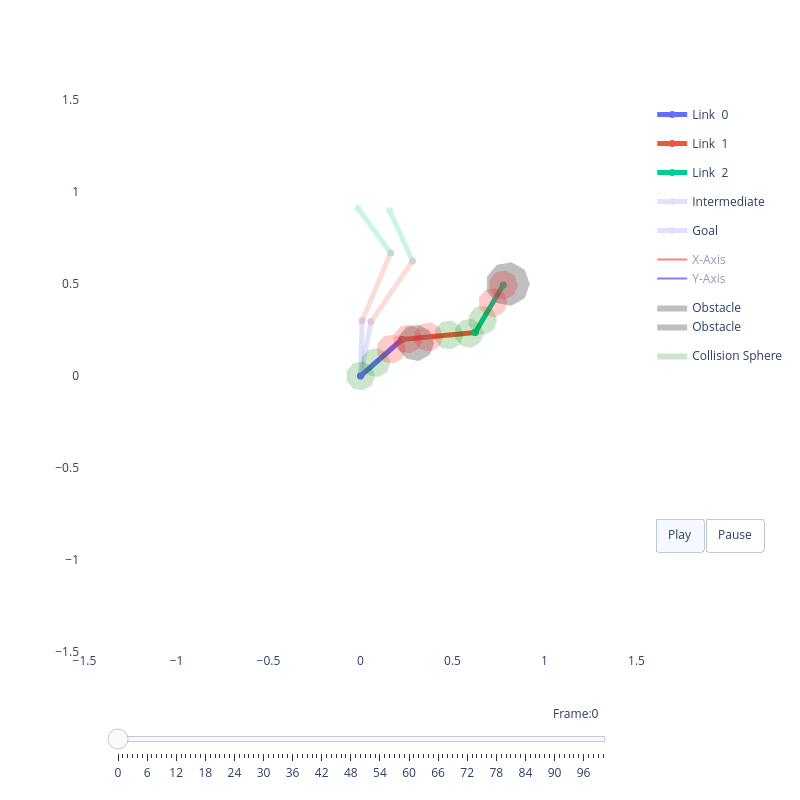

The cell this chart's notebook holds for it:
### Code cell
# ---- Single-config gradient descent: escape from obstacle ----
linklengths = [0.3, 0.4, 0.3]
robot = RobotInfo.from_linklengths(linklengths, sphere_rad=0.08)
obstacles  = Obstacles(x=np.array([0.8, 0.3]), y=np.array([0.5, 0.18]), r=np.array([0.12, 0.1]))
sdf_tensor = build_sdf_tensor(obstacles, grid_length=GRID_LENGTH).squeeze(0)  # [1, H, W]



device  = torch.device("cuda" if torch.cuda.is_available() else "cpu")
sdf_dev = sdf_tensor.to(device)
q_min_t = torch.tensor([-np.pi, -np.pi, -np.pi], device=device)
q_max_t = torch.tensor([ np.pi,  np.pi,  np.pi], device=device)

q = torch.tensor([0.23 * np.pi, -0.2 * np.pi, 0.3 * np.pi], device=device).requires_grad_(True)
opt = torch.optim.SGD([q], lr=0.002)

trajectory = [q.detach().cpu().numpy().copy()]
it, loss_val = 0, 1000.0

while loss_val > 0.01 and it < 100:
    opt.zero_grad()
    q_step  = q.unsqueeze(0)
    spheres = get_world_spheres_torch(q_step, robot)
    dists   = query_sdf_differentiable(sdf_dev, spheres.view(-1, 2), GRID_LENGTH)
    loss    = (compute_collision_cost(dists, eps=0.1, weight=20.0)
               + compute_joint_limits_cost(q_step, q_min_t, q_max_t))
    loss.backward()
    opt.step()
    with torch.no_grad():
        q[:] = torch.clamp(q, -np.pi, np.pi)
    trajectory.append(q.detach().cpu().numpy().copy())
    loss_val = loss.item()
    it += 1
    if it % 10 == 0:
        print(f"iter {it:3d}  loss={loss_val:.4f}  q={np.round(q.detach().cpu().numpy(), 3)}")

viz = RobotViewer(np.stack(trajectory), robot, obstacles=obstacles, animate=True)
viz.plot()

# Verwendung:
# viz = RobotViewer(np.stack(trajectory), robot, obstacles=obstacles, animate=True)
# viz.plot()
save_viewer_as_gif(viz, "resources/trajectory.gif", duration_ms=12)

### Figure 1 — Plotly figure (JSON) as saved in the notebook; plotly's stock layout.template omitted (floating-point values rounded to 4 significant figures)
{"data": [{"legendgroup": "Joints over time", "line": {"color": "#636EFA", "width": 1}, "mode": "lines", "name": "Joints over time", "opacity": 0.25, "showlegend": true, "type": "scatter", "x": [], "y": []}, {"fill": "toself", "legendgroup": "Joints over time (Fill)", "line": {"color": "#636EFA", "width": 0}, "mode": "lines", "name": "Joints over time (Fill)", "opacity": 0.2, "showlegend": true, "type": "scatter", "x": [], "y": []}, {"legendgroup": "Joints over time", "line": {"color": "#EF553B", "width": 1}, "mode": "lines", "name": "Joints over time", "opacity": 0.25, "showlegend": false, "type": "scatter", "x": [], "y": []}, {"fill": "toself", "legendgroup": "Joints over time (Fill)", "line": {"color": "#EF553B", "width": 0}, "mode": "lines", "name": "Joints over time (Fill)", "opacity": 0.2, "showlegend": false, "type": "scatter", "x": [], "y": []}, {"legendgroup": "Joints over time", "line": {"color": "#00CC96", "width": 1}, "mode": "lines", "name": "Joints over time", "opacity": 0.25, "showlegend": false, "type": "scatter", "x": [], "y": []}, {"fill": "toself", "legendgroup": "Joints over time (Fill)", "line": {"color": "#00CC96", "width": 0}, "mode": "lines", "name": "Joints over time (Fill)", "opacity": 0.2, "showlegend": false, "type": "scatter", "x": [], "y": []}, {"legendgroup": "Joints over time", "line": {"color": "#00CC96", "width": 1}, "mode": "lines", "name": "Joints over time", "opacity": 0.25, "showlegend": false, "type": "scatter", "x": [], "y": []}, {"line": {"color": "#636EFA", "width": 5}, "marker": {"color": "#636EFA", "size": 7}, "mode": "lines+markers", "name": "Link  0", "type": "scatter", "x": [0, 0.225], "y": [0, 0.1984]}, {"line": {"color": "#EF553B", "width": 5}, "marker": {"color": "#EF553B", "size": 7}, "mode": "lines+markers", "name": "Link  1", "type": "scatter", "x": [0.225, 0.6233], "y": [0.1984, 0.236]}, {"line": {"color": "#00CC96", "width": 5}, "marker": {"color": "#00CC96", "size": 7}, "mode": "lines+markers", "name": "Link  2", "type": "scatter", "x": [0.6233, 0.776], "y": [0.236, 0.4943]}, {"legendgroup": "Intermediate", "line": {"color": "#636EFA", "width": 5}, "marker": {"color": "#636EFA", "size": 7}, "mode": "lines+markers", "name": "Intermediate", "opacity": 0.2, "showlegend": true, "type": "scatter", "x": [0, 0.05712], "y": [0, 0.2945]}, {"legendgroup": "Intermediate", "line": {"color": "#EF553B", "width": 5}, "marker": {"color": "#EF553B", "size": 7}, "mode": "lines+markers", "name": "Intermediate", "opacity": 0.2, "showlegend": false, "type": "scatter", "x": [0.05712, 0.2827], "y": [0.2945, 0.6249]}, {"legendgroup": "Intermediate", "line": {"color": "#00CC96", "width": 5}, "marker": {"color": "#00CC96", "size": 7}, "mode": "lines+markers", "name": "Intermediate", "opacity": 0.2, "showlegend": false, "type": "scatter", "x": [0.2827, 0.159], "y": [0.6249, 0.8982]}, {"legendgroup": "Goal", "line": {"color": "#636EFA", "width": 5}, "marker": {"color": "#636EFA", "size": 7}, "mode": "lines+markers", "name": "Goal", "opacity": 0.2, "showlegend": true, "type": "scatter", "x": [0, 0.008795], "y": [0, 0.2999]}, {"legendgroup": "Goal", "line": {"color": "#EF553B", "width": 5}, "marker": {"color": "#EF553B", "size": 7}, "mode": "lines+markers", "name": "Goal", "opacity": 0.2, "showlegend": false, "type": "scatter", "x": [0.008795, 0.164], "y": [0.2999, 0.6685]}, {"legendgroup": "Goal", "line": {"color": "#00CC96", "width": 5}, "marker": {"color": "#00CC96", "size": 7}, "mode": "lines+markers", "name": "Goal", "opacity": 0.2, "showlegend": false, "type": "scatter", "x": [0.164, -0.01288], "y": [0.6685, 0.9109]}, {"legendgroup": "frame", "line": {"color": "red"}, "mode": "lines", "name": "X-Axis", "showlegend": true, "type": "scatter", "visible": "legendonly", "x": [0, 0.07501], "y": [0, 0.06613]}, {"legendgroup": "frame", "line": {"color": "blue"}, "mode": "lines", "name": "Y-Axis", "showlegend": true, "type": "scatter", "visible": "legendonly", "x": [0, -0.06613], "y": [0, 0.07501]}, {"legendgroup": "frame", "line": {"color": "red"}, "mode": "lines", "name": "X-Axis", "showlegend": false, "type": "scatter", "visible": "legendonly", "x": [0.225, 0.3246], "y": [0.1984, 0.2078]}, {"legendgroup": "frame", "line": {"color": "blue"}, "mode": "lines", "name": "Y-Axis", "showlegend": false, "type": "scatter", "visible": "legendonly", "x": [0.225, 0.2156], "y": [0.1984, 0.2979]}, {"legendgroup": "frame", "line": {"color": "red"}, "mode": "lines", "name": "X-Axis", "showlegend": false, "type": "scatter", "visible": "legendonly", "x": [0.6233, 0.6742], "y": [0.236, 0.3221]}, {"legendgroup": "frame", "line": {"color": "blue"}, "mode": "lines", "name": "Y-Axis", "showlegend": false, "type": "scatter", "visible": "legendonly", "x": [0.6233, 0.5372], "y": [0.236, 0.2869]}, {"legendgroup": "frame", "line": {"color": "red"}, "mode": "lines", "name": "X-Axis", "showlegend": false, "type": "scatter", "visible": "legendonly", "x": [0.776, 0.8269], "y": [0.4943, 0.5803]}, {"legendgroup": "frame", "line": {"color": "blue"}, "mode": "lines", "name": "Y-Axis", "showlegend": false, "type": "scatter", "visible": "legendonly", "x": [0.776, 0.6899], "y": [0.4943, 0.5452]}, {"fill": "toself", "fillcolor": "gray", "legendgroup": "obstacle", "line": {"width": 0}, "mode": "lines", "name": "Obstacle", "opacity": 0.5, "type": "scatter", "x": [0.92, 0.8919, 0.8208, 0.74, 0.6872, 0.6872, 0.74, 0.8208, 0.8919, 0.92], "y": [0.5, 0.5771, 0.6182, 0.6039, 0.541, 0.459, 0.3961, 0.3818, 0.4229, 0.5]}, {"fill": "toself", "fillcolor": "gray", "legendgroup": "obstacle", "line": {"width": 0}, "mode": "lines", "name": "Obstacle", "opacity": 0.5, "type": "scatter", "x": [0.4, 0.3766, 0.3174, 0.25, 0.206, 0.206, 0.25, 0.3174, 0.3766, 0.4], "y": [0.18, 0.2443, 0.2785, 0.2666, 0.2142, 0.1458, 0.0934, 0.08152, 0.1157, 0.18]}, {"fill": "toself", "fillcolor": "green", "legendgroup": "sphere", "line": {"width": 0}, "mode": "lines", "name": "Collision Sphere", "opacity": 0.2, "showlegend": true, "type": "scatter", "visible": true, "x": [0.08, 0.06128, 0.01389, -0.04, -0.07518, -0.07518, -0.04, 0.01389, 0.06128, 0.08], "y": [0.0, 0.05142, 0.07878, 0.06928, 0.02736, -0.02736, -0.06928, -0.07878, -0.05142, -1.959e-17]}, {"fill": "toself", "fillcolor": "green", "legendgroup": "sphere", "line": {"width": 0}, "mode": "lines", "name": "Collision Sphere", "opacity": 0.2, "showlegend": false, "type": "scatter", "visible": true, "x": [0.1633, 0.1446, 0.09724, 0.04335, 0.00817, 0.00817, 0.04335, 0.09724, 0.1446, 0.1633], "y": [0.07348, 0.1249, 0.1523, 0.1428, 0.1008, 0.04612, 0.004197, -0.005306, 0.02206, 0.07348]}, {"fill": "toself", "fillcolor": "red", "legendgroup": "sphere", "line": {"width": 0}, "mode": "lines", "name": "Collision Sphere", "opacity": 0.2, "showlegend": false, "type": "scatter", "visible": true, "x": [0.2467, 0.228, 0.1806, 0.1267, 0.09152, 0.09152, 0.1267, 0.1806, 0.228, 0.2467], "y": [0.147, 0.1984, 0.2257, 0.2162, 0.1743, 0.1196, 0.07768, 0.06817, 0.09554, 0.147]}, {"fill": "toself", "fillcolor": "red", "legendgroup": "sphere", "line": {"width": 0}, "mode": "lines", "name": "Collision Sphere", "opacity": 0.2, "showlegend": false, "type": "scatter", "visible": true, "x": [0.3382, 0.3195, 0.2721, 0.2182, 0.183, 0.183, 0.2182, 0.2721, 0.3195, 0.3382], "y": [0.2015, 0.253, 0.2803, 0.2708, 0.2289, 0.1742, 0.1322, 0.1227, 0.1501, 0.2015]}, {"fill": "toself", "fillcolor": "red", "legendgroup": "sphere", "line": {"width": 0}, "mode": "lines", "name": "Collision Sphere", "opacity": 0.2, "showlegend": false, "type": "scatter", "visible": true, "x": [0.4488, 0.4301, 0.3827, 0.3288, 0.2937, 0.2937, 0.3288, 0.3827, 0.4301, 0.4488], "y": [0.212, 0.2634, 0.2908, 0.2813, 0.2393, 0.1846, 0.1427, 0.1332, 0.1606, 0.212]}, {"fill": "toself", "fillcolor": "green", "legendgroup": "sphere", "line": {"width": 0}, "mode": "lines", "name": "Collision Sphere", "opacity": 0.2, "showlegend": false, "type": "scatter", "visible": true, "x": [0.5595, 0.5407, 0.4933, 0.4395, 0.4043, 0.4043, 0.4395, 0.4933, 0.5407, 0.5595], "y": [0.2224, 0.2739, 0.3012, 0.2917, 0.2498, 0.1951, 0.1532, 0.1437, 0.171, 0.2224]}, {"fill": "toself", "fillcolor": "green", "legendgroup": "sphere", "line": {"width": 0}, "mode": "lines", "name": "Collision Sphere", "opacity": 0.2, "showlegend": false, "type": "scatter", "visible": true, "x": [0.6701, 0.6514, 0.604, 0.5501, 0.5149, 0.5149, 0.5501, 0.604, 0.6514, 0.6701], "y": [0.2329, 0.2843, 0.3117, 0.3022, 0.2603, 0.2055, 0.1636, 0.1541, 0.1815, 0.2329]}, {"fill": "toself", "fillcolor": "green", "legendgroup": "sphere", "line": {"width": 0}, "mode": "lines", "name": "Collision Sphere", "opacity": 0.2, "showlegend": false, "type": "scatter", "visible": true, "x": [0.7429, 0.7241, 0.6767, 0.6229, 0.5877, 0.5877, 0.6229, 0.6767, 0.7241, 0.7429], "y": [0.303, 0.3544, 0.3818, 0.3723, 0.3303, 0.2756, 0.2337, 0.2242, 0.2516, 0.303]}, {"fill": "toself", "fillcolor": "red", "legendgroup": "sphere", "line": {"width": 0}, "mode": "lines", "name": "Collision Sphere", "opacity": 0.2, "showlegend": false, "type": "scatter", "visible": true, "x": [0.7994, 0.7807, 0.7333, 0.6794, 0.6442, 0.6442, 0.6794, 0.7333, 0.7807, 0.7994], "y": [0.3986, 0.45, 0.4774, 0.4679, 0.426, 0.3713, 0.3293, 0.3198, 0.3472, 0.3986]}, {"fill": "toself", "fillcolor": "red", "legendgroup": "sphere", "line": {"width": 0}, "mode": "lines", "name": "Collision Sphere", "opacity": 0.2, "showlegend": false, "type": "scatter", "visible": true, "x": [0.856, 0.8373, 0.7899, 0.736, 0.7008, 0.7008, 0.736, 0.7899, 0.8373, 0.856], "y": [0.4943, 0.5457, 0.573, 0.5635, 0.5216, 0.4669, 0.425, 0.4155, 0.4428, 0.4943]}], "layout": {"height": 800, "paper_bgcolor": "white", "plot_bgcolor": "white", "showlegend": true, "sliders": [{"currentvalue": {"prefix": "Frame:", "visible": true, "xanchor": "right"}, "len": 0.9, "pad": {"b": 10, "t": 50}, "steps": [{"args": [["0"], {"frame": {"duration": 100, "redraw": true}, "mode": "immediate", "transition": {"duration": 0}}], "label": "0", "method": "animate"}, {"args": [["1"], {"frame": {"duration": 100, "redraw": true}, "mode": "immediate", "transition": {"duration": 0}}], "label": "1", "method": "animate"}, {"args": [["2"], {"frame": {"duration": 100, "redraw": true}, "mode": "immediate", "transition": {"duration": 0}}], "label": "2", "method": "animate"}, {"args": [["3"], {"frame": {"duration": 100, "redraw": true}, "mode": "immediate", "transition": {"duration": 0}}], "label": "3", "method": "animate"}, {"args": [["4"], {"frame": {"duration": 100, "redraw": true}, "mode": "immediate", "transition": {"duration": 0}}], "label": "4", "method": "animate"}, {"args": [["5"], {"frame": {"duration": 100, "redraw": true}, "mode": "immediate", "transition": {"duration": 0}}], "label": "5", "method": "animate"}, {"args": [["6"], {"frame": {"duration": 100, "redraw": true}, "mode": "immediate", "transition": {"duration": 0}}], "label": "6", "method": "animate"}, {"args": [["7"], {"frame": {"duration": 100, "redraw": true}, "mode": "immediate", "transition": {"duration": 0}}], "label": "7", "method": "animate"}, {"args": [["8"], {"frame": {"duration": 100, "redraw": true}, "mode": "immediate", "transition": {"duration": 0}}], "label": "8", "method": "animate"}, {"args": [["9"], {"frame": {"duration": 100, "redraw": true}, "mode": "immediate", "transition": {"duration": 0}}], "label": "9", "method": "animate"}, {"args": [["10"], {"frame": {"duration": 100, "redraw": true}, "mode": "immediate", "transition": {"duration": 0}}], "label": "10", "method": "animate"}, {"args": [["11"], {"frame": {"duration": 100, "redraw": true}, "mode": "immediate", "transition": {"duration": 0}}], "label": "11", "method": "animate"}, {"args": [["12"], {"frame": {"duration": 100, "redraw": true}, "mode": "immediate", "transition": {"duration": 0}}], "label": "12", "method": "animate"}, {"args": [["13"], {"frame": {"duration": 100, "redraw": true}, "mode": "immediate", "transition": {"duration": 0}}], "label": "13", "method": "animate"}, {"args": [["14"], {"frame": {"duration": 100, "redraw": true}, "mode": "immediate", "transition": {"duration": 0}}], "label": "14", "method": "animate"}, {"args": [["15"], {"frame": {"duration": 100, "redraw": true}, "mode": "immediate", "transition": {"duration": 0}}], "label": "15", "method": "animate"}, {"args": [["16"], {"frame": {"duration": 100, "redraw": true}, "mode": "immediate", "transition": {"duration": 0}}], "label": "16", "method": "animate"}, {"args": [["17"], {"frame": {"duration": 100, "redraw": true}, "mode": "immediate", "transition": {"duration": 0}}], "label": "17", "method": "animate"}, {"args": [["18"], {"frame": {"duration": 100, "redraw": true}, "mode": "immediate", "transition": {"duration": 0}}], "label": "18", "method": "animate"}, {"args": [["19"], {"frame": {"duration": 100, "redraw": true}, "mode": "immediate", "transition": {"duration": 0}}], "label": "19", "method": "animate"}, {"args": [["20"], {"frame": {"duration": 100, "redraw": true}, "mode": "immediate", "transition": {"duration": 0}}], "label": "20", "method": "animate"}, {"args": [["21"], {"frame": {"duration": 100, "redraw": true}, "mode": "immediate", "transition": {"duration": 0}}], "label": "21", "method": "animate"}, {"args": [["22"], {"frame": {"duration": 100, "redraw": true}, "mode": "immediate", "transition": {"duration": 0}}], "label": "22", "method": "animate"}, {"args": [["23"], {"frame": {"duration": 100, "redraw": true}, "mode": "immediate", "transition": {"duration": 0}}], "label": "23", "method": "animate"}, {"args": [["24"], {"frame": {"duration": 100, "redraw": true}, "mode": "immediate", "transition": {"duration": 0}}], "label": "24", "method": "animate"}, {"args": [["25"], {"frame": {"duration": 100, "redraw": true}, "mode": "immediate", "transition": {"duration": 0}}], "label": "25", "method": "animate"}, {"args": [["26"], {"frame": {"duration": 100, "redraw": true}, "mode": "immediate", "transition": {"duration": 0}}], "label": "26", "method": "animate"}, {"args": [["27"], {"frame": {"duration": 100, "redraw": true}, "mode": "immediate", "transition": {"duration": 0}}], "label": "27", "method": "animate"}, {"args": [["28"], {"frame": {"duration": 100, "redraw": true}, "mode": "immediate", "transition": {"duration": 0}}], "label": "28", "method": "animate"}, {"args": [["29"], {"frame": {"duration": 100, "redraw": true}, "mode": "immediate", "transition": {"duration": 0}}], "label": "29", "method": "animate"}, {"args": [["30"], {"frame": {"duration": 100, "redraw": true}, "mode": "immediate", "transition": {"duration": 0}}], "label": "30", "method": "animate"}, {"args": [["31"], {"frame": {"duration": 100, "redraw": true}, "mode": "immediate", "transition": {"duration": 0}}], "label": "31", "method": "animate"}, {"args": [["32"], {"frame": {"duration": 100, "redraw": true}, "mode": "immediate", "transition": {"duration": 0}}], "label": "32", "method": "animate"}, {"args": [["33"], {"frame": {"duration": 100, "redraw": true}, "mode": "immediate", "transition": {"duration": 0}}], "label": "33", "method": "animate"}, {"args": [["34"], {"frame": {"duration": 100, "redraw": true}, "mode": "immediate", "transition": {"duration": 0}}], "label": "34", "method": "animate"}, {"args": [["35"], {"frame": {"duration": 100, "redraw": true}, "mode": "immediate", "transition": {"duration": 0}}], "label": "35", "method": "animate"}, {"args": [["36"], {"frame": {"duration": 100, "redraw": true}, "mode": "immediate", "transition": {"duration": 0}}], "label": "36", "method": "animate"}, {"args": [["37"], {"frame": {"duration": 100, "redraw": true}, "mode": "immediate", "transition": {"duration": 0}}], "label": "37", "method": "animate"}, {"args": [["38"], {"frame": {"duration": 100, "redraw": true}, "mode": "immediate", "transition": {"duration": 0}}], "label": "38", "method": "animate"}, {"args": [["39"], {"frame": {"duration": 100, "redraw": true}, "mode": "immediate", "transition": {"duration": 0}}], "label": "39", "method": "animate"}, {"args": [["40"], {"frame": {"duration": 100, "redraw": true}, "mode": "immediate", "transition": {"duration": 0}}], "label": "40", "method": "animate"}, {"args": [["41"], {"frame": {"duration": 100, "redraw": true}, "mode": "immediate", "transition": {"duration": 0}}], "label": "41", "method": "animate"}, {"args": [["42"], {"frame": {"duration": 100, "redraw": true}, "mode": "immediate", "transition": {"duration": 0}}], "label": "42", "method": "animate"}, {"args": [["43"], {"frame": {"duration": 100, "redraw": true}, "mode": "immediate", "transition": {"duration": 0}}], "label": "43", "method": "animate"}, {"args": [["44"], {"frame": {"duration": 100, "redraw": true}, "mode": "immediate", "transition": {"duration": 0}}], "label": "44", "method": "animate"}, {"args": [["45"], {"frame": {"duration": 100, "redraw": true}, "mode": "immediate", "transition": {"duration": 0}}], "label": "45", "method": "animate"}, {"args": [["46"], {"frame": {"duration": 100, "redraw": true}, "mode": "immediate", "transition": {"duration": 0}}], "label": "46", "method": "animate"}, {"args": [["47"], {"frame": {"duration": 100, "redraw": true}, "mode": "immediate", "transition": {"duration": 0}}], "label": "47", "method": "animate"}, {"args": [["48"], {"frame": {"duration": 100, "redraw": true}, "mode": "immediate", "transition": {"duration": 0}}], "label": "48", "method": "animate"}, {"args": [["49"], {"frame": {"duration": 100, "redraw": true}, "mode": "immediate", "transition": {"duration": 0}}], "label": "49", "method": "animate"}, {"args": [["50"], {"frame": {"duration": 100, "redraw": true}, "mode": "immediate", "transition": {"duration": 0}}], "label": "50", "method": "animate"}, {"args": [["51"], {"frame": {"duration": 100, "redraw": true}, "mode": "immediate", "transition": {"duration": 0}}], "label": "51", "method": "animate"}, {"args": [["52"], {"frame": {"duration": 100, "redraw": true}, "mode": "immediate", "transition": {"duration": 0}}], "label": "52", "method": "animate"}, {"args": [["53"], {"frame": {"duration": 100, "redraw": true}, "mode": "immediate", "transition": {"duration": 0}}], "label": "53", "method": "animate"}, {"args": [["54"], {"frame": {"duration": 100, "redraw": true}, "mode": "immediate", "transition": {"duration": 0}}], "label": "54", "method": "animate"}, {"args": [["55"], {"frame": {"duration": 100, "redraw": true}, "mode": "immediate", "transition": {"duration": 0}}], "label": "55", "method": "animate"}, {"args": [["56"], {"frame": {"duration": 100, "redraw": true}, "mode": "immediate", "transition": {"duration": 0}}], "label": "56", "method": "animate"}, {"args": [["57"], {"frame": {"duration": 100, "redraw": true}, "mode": "immediate", "transition": {"duration": 0}}], "label": "57", "method": "animate"}, {"args": [["58"], {"frame": {"duration": 100, "redraw": true}, "mode": "immediate", "transition": {"duration": 0}}], "label": "58", "method": "animate"}, {"args": [["59"], {"frame": {"duration": 100, "redraw": true}, "mode": "immediate", "transition": {"duration": 0}}], "label": "59", "method": "animate"}, {"args": [["60"], {"frame": {"duration": 100, "redraw": true}, "mode": "immediate", "transition": {"duration": 0}}], "label": "60", "method": "animate"}, {"args": [["61"], {"frame": {"duration": 100, "redraw": true}, "mode": "immediate", "transition": {"duration": 0}}], "label": "61", "method": "animate"}, {"args": [["62"], {"frame": {"duration": 100, "redraw": true}, "mode": "immediate", "transition": {"duration": 0}}], "label": "62", "method": "animate"}, {"args": [["63"], {"frame": {"duration": 100, "redraw": true}, "mode": "immediate", "transition": {"duration": 0}}], "label": "63", "method": "animate"}, {"args": [["64"], {"frame": {"duration": 100, "redraw": true}, "mode": "immediate", "transition": {"duration": 0}}], "label": "64", "method": "animate"}, {"args": [["65"], {"frame": {"duration": 100, "redraw": true}, "mode": "immediate", "transition": {"duration": 0}}], "label": "65", "method": "animate"}, {"args": [["66"], {"frame": {"duration": 100, "redraw": true}, "mode": "immediate", "transition": {"duration": 0}}], "label": "66", "method": "animate"}, {"args": [["67"], {"frame": {"duration": 100, "redraw": true}, "mode": "immediate", "transition": {"duration": 0}}], "label": "67", "method": "animate"}, {"args": [["68"], {"frame": {"duration": 100, "redraw": true}, "mode": "immediate", "transition": {"duration": 0}}], "label": "68", "method": "animate"}, {"args": [["69"], {"frame": {"duration": 100, "redraw": true}, "mode": "immediate", "transition": {"duration": 0}}], "label": "69", "method": "animate"}, {"args": [["70"], {"frame": {"duration": 100, "redraw": true}, "mode": "immediate", "transition": {"duration": 0}}], "label": "70", "method": "animate"}, {"args": [["71"], {"frame": {"duration": 100, "redraw": true}, "mode": "immediate", "transition": {"duration": 0}}], "label": "71", "method": "animate"}, {"args": [["72"], {"frame": {"duration": 100, "redraw": true}, "mode": "immediate", "transition": {"duration": 0}}], "label": "72", "method": "animate"}, {"args": [["73"], {"frame": {"duration": 100, "redraw": true}, "mode": "immediate", "transition": {"duration": 0}}], "label": "73", "method": "animate"}, {"args": [["74"], {"frame": {"duration": 100, "redraw": true}, "mode": "immediate", "transition": {"duration": 0}}], "label": "74", "method": "animate"}, {"args": [["75"], {"frame": {"duration": 100, "redraw": true}, "mode": "immediate", "transition": {"duration": 0}}], "label": "75", "method": "animate"}, {"args": [["76"], {"frame": {"duration": 100, "redraw": true}, "mode": "immediate", "transition": {"duration": 0}}], "label": "76", "method": "animate"}, {"args": [["77"], {"frame": {"duration": 100, "redraw": true}, "mode": "immediate", "transition": {"duration": 0}}], "label": "77", "method": "animate"}, {"args": [["78"], {"frame": {"duration": 100, "redraw": true}, "mode": "immediate", "transition": {"duration": 0}}], "label": "78", "method": "animate"}, {"args": [["79"], {"frame": {"duration": 100, "redraw": true}, "mode": "immediate", "transition": {"duration": 0}}], "label": "79", "method": "animate"}, {"args": [["80"], {"frame": {"duration": 100, "redraw": true}, "mode": "immediate", "transition": {"duration": 0}}], "label": "80", "method": "animate"}, {"args": [["81"], {"frame": {"duration": 100, "redraw": true}, "mode": "immediate", "transition": {"duration": 0}}], "label": "81", "method": "animate"}, {"args": [["82"], {"frame": {"duration": 100, "redraw": true}, "mode": "immediate", "transition": {"duration": 0}}], "label": "82", "method": "animate"}, {"args": [["83"], {"frame": {"duration": 100, "redraw": true}, "mode": "immediate", "transition": {"duration": 0}}], "label": "83", "method": "animate"}, {"args": [["84"], {"frame": {"duration": 100, "redraw": true}, "mode": "immediate", "transition": {"duration": 0}}], "label": "84", "method": "animate"}, {"args": [["85"], {"frame": {"duration": 100, "redraw": true}, "mode": "immediate", "transition": {"duration": 0}}], "label": "85", "method": "animate"}, {"args": [["86"], {"frame": {"duration": 100, "redraw": true}, "mode": "immediate", "transition": {"duration": 0}}], "label": "86", "method": "animate"}, {"args": [["87"], {"frame": {"duration": 100, "redraw": true}, "mode": "immediate", "transition": {"duration": 0}}], "label": "87", "method": "animate"}, {"args": [["88"], {"frame": {"duration": 100, "redraw": true}, "mode": "immediate", "transition": {"duration": 0}}], "label": "88", "method": "animate"}, {"args": [["89"], {"frame": {"duration": 100, "redraw": true}, "mode": "immediate", "transition": {"duration": 0}}], "label": "89", "method": "animate"}, {"args": [["90"], {"frame": {"duration": 100, "redraw": true}, "mode": "immediate", "transition": {"duration": 0}}], "label": "90", "method": "animate"}, {"args": [["91"], {"frame": {"duration": 100, "redraw": true}, "mode": "immediate", "transition": {"duration": 0}}], "label": "91", "method": "animate"}, {"args": [["92"], {"frame": {"duration": 100, "redraw": true}, "mode": "immediate", "transition": {"duration": 0}}], "label": "92", "method": "animate"}, {"args": [["93"], {"frame": {"duration": 100, "redraw": true}, "mode": "immediate", "transition": {"duration": 0}}], "label": "93", "method": "animate"}, {"args": [["94"], {"frame": {"duration": 100, "redraw": true}, "mode": "immediate", "transition": {"duration": 0}}], "label": "94", "method": "animate"}, {"args": [["95"], {"frame": {"duration": 100, "redraw": true}, "mode": "immediate", "transition": {"duration": 0}}], "label": "95", "method": "animate"}, {"args": [["96"], {"frame": {"duration": 100, "redraw": true}, "mode": "immediate", "transition": {"duration": 0}}], "label": "96", "method": "animate"}, {"args": [["97"], {"frame": {"duration": 100, "redraw": true}, "mode": "immediate", "transition": {"duration": 0}}], "label": "97", "method": "animate"}, {"args": [["98"], {"frame": {"duration": 100, "redraw": true}, "mode": "immediate", "transition": {"duration": 0}}], "label": "98", "method": "animate"}, {"args": [["99"], {"frame": {"duration": 100, "redraw": true}, "mode": "immediate", "transition": {"duration": 0}}], "label": "99", "method": "animate"}, {"args": [["100"], {"frame": {"duration": 100, "redraw": true}, "mode": "immediate", "transition": {"duration": 0}}], "label": "100", "method": "animate"}], "transition": {"duration": 0}, "x": 0.5, "xanchor": "center", "y": 0, "yanchor": "top"}], "updatemenus": [{"buttons": [{"args": [null, {"frame": {"duration": 100, "redraw": true}, "fromcurrent": true}], "label": "Play", "method": "animate"}, {"args": [[null], {"frame": {"duration": 0, "redraw": true}, "mode": "immediate", "transition": {"duration": 0}}], "label": "Pause", "method": "animate"}], "direction": "left", "pad": {"r": 10, "t": 87}, "showactive": true, "type": "buttons", "x": 1.025, "xanchor": "left", "y": 0.4, "yanchor": "top"}], "width": 800, "xaxis": {"range": [-1.5, 1.5], "scaleanchor": "y", "scaleratio": 1, "showgrid": false, "zeroline": false}, "yaxis": {"range": [-1.5, 1.5], "scaleanchor": "x", "scaleratio": 1, "showgrid": false, "zeroline": false}}}
